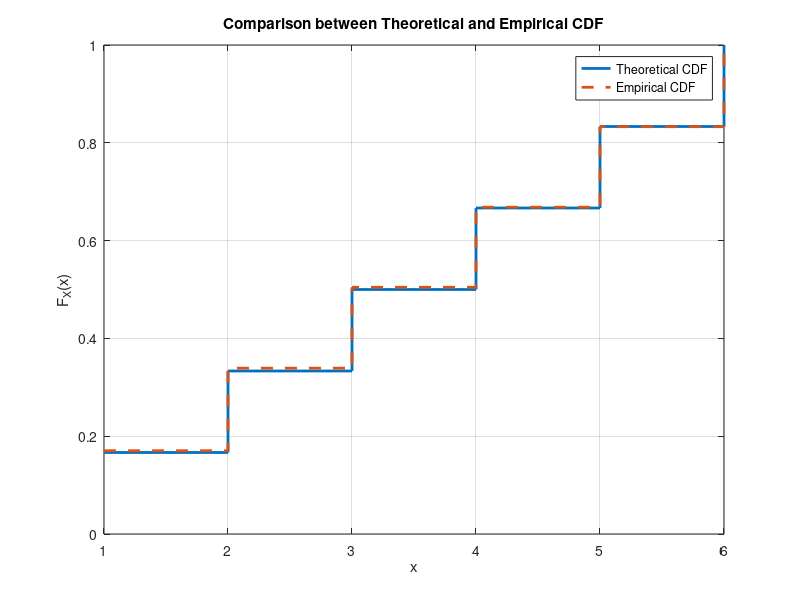

Recreate this plot in MATLAB.
% 1) عدد التجارب
N = 10000;

% 2) توليد رميات نرد عشوائية
data = randi([1 6], 1, N);

% 3) القيم الممكنة
x = 1:6;

% 4) حساب CDF التجريبي
ecdf = zeros(size(x));

for i = 1:length(x)
    ecdf(i) = sum(data <= x(i)) / N;
end

% 5) CDF النظري
pmf = ones(1,6) * (1/6);
cdf = cumsum(pmf);

% 6) الرسم
stairs(x, cdf, 'LineWidth', 2); hold on;
stairs(x, ecdf, '--', 'LineWidth', 2);

grid on;
legend('Theoretical CDF', 'Empirical CDF');
xlabel('x');
ylabel('F_X(x)');
title('Comparison between Theoretical and Empirical CDF');
